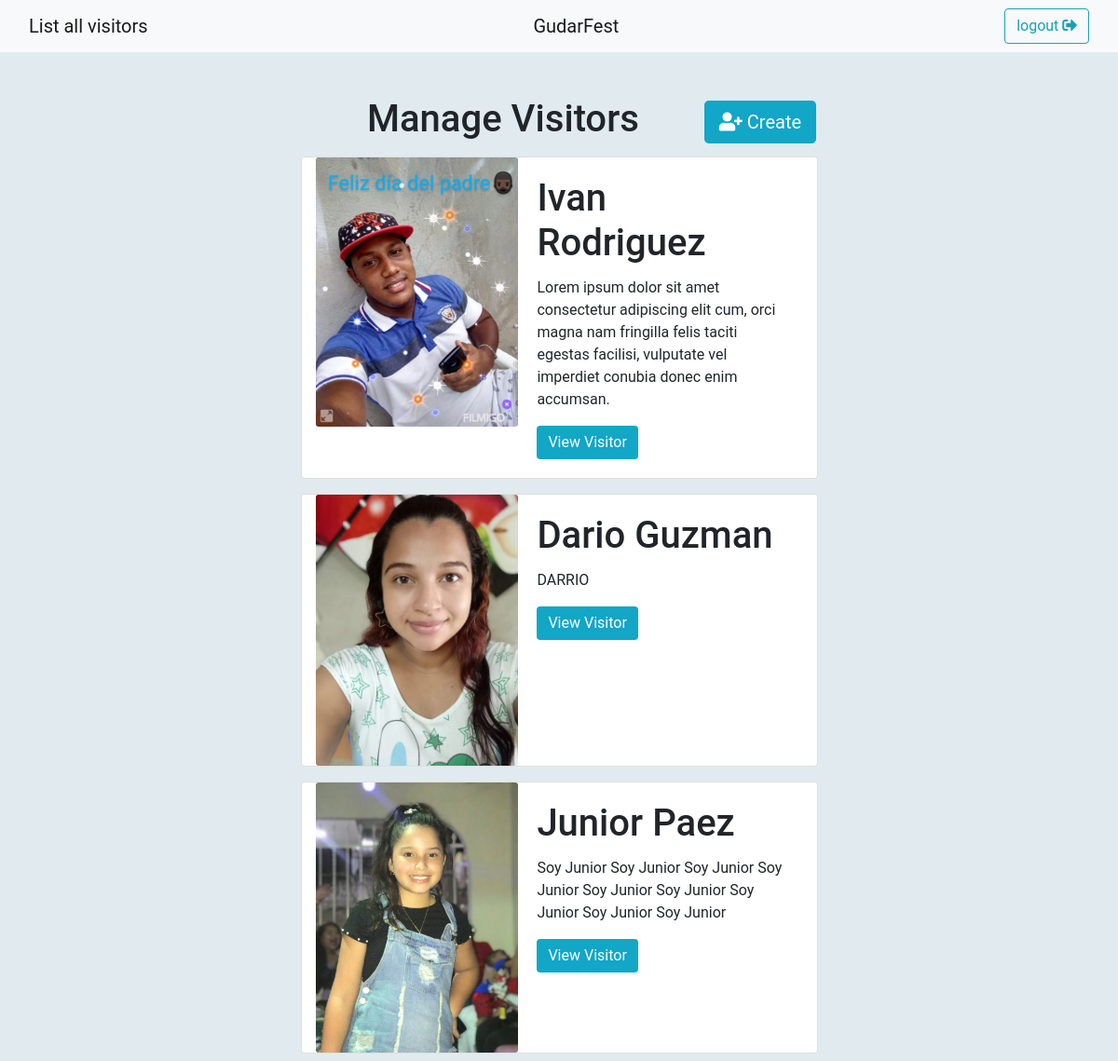
The app's page / (signed in) with its own data.
### crud/models.py (models this page shows, shortened)
class Person(models.Model):
    id = models.AutoField(primary_key= True)
    name = models.CharField(max_length= 100 )
    lastname = models.CharField(max_length= 120)
    email = models.EmailField(max_length= 200)
    description = models.CharField(max_length=300)
    photo = models.ImageField(upload_to='people/pictures')

### crud/views.py (the view)
# urls.py: path('', crud_views.CrudListView.as_view(), name='crud'),
class CrudListView(LoginRequiredMixin, ListView):
    paginate_by = 20
    template_name = 'crud/index.html'
    queryset = Person.objects.all().order_by('-id')
    context_object_name = 'people'

### templates/crud/index.html (shortened to what this page needs)
{% extends "base.html" %}
{% block container %}
    <div class="container">
        <div class="row justify-content-center">
                <h1>Manage Visitors</h1>
            <div id="btn-create" style="float: right;" >
                <a href="{% url 'person_create' %}">
                <button type="submit" id='btn-delete' class="btn btn-primary btn-lg mt-1"><i class="fas fa-user-plus"></i>  Create</button>
            </a></div>
        </div>
        <div class="row">
        {% for person in people %}
            {% include "crud/user-card.html" %}
        {% endfor %}
        </div>
    </div>
{% endblock %}

### templates/base.html (shortened to what this page needs)
<html lang="en">
<head>
    {% load static %}
    <link rel="stylesheet" href="{% static 'css/bootstrap.min.css' %}">
    <link rel="stylesheet" href="https://use.fontawesome.com/releases/v5.1.0/css/all.css" />
    <link rel="stylesheet" href="{% static 'css/main.css' %}" />
</head>
<body>
<div>
    {% include "nav-bar.html" %}
    <div class="container mt-5">
        {% block container %}
        {% endblock%}
    </div>
</div>
</body>
</html>

### templates/nav-bar.html
<nav class="navbar navbar-expand-lg navbar-light bg-light sticky-top">
    <div class="container-fluid justify-content">
      <a class="navbar-brand" href="{% url 'crud' %}">List all visitors</a>
      <a class="navbar-brand" href="{% url 'crud' %}">GudarFest</a>
      <a href="{% url 'logout' %}">
        <form class="form-inline my-2 my-lg-0">
          <button class="btn btn-outline-info my-2 my-sm-0"  type="button">logout   <i class="fas fa-sign-out-alt"></i></button>
        </form>
      </a>
    </div>
  </nav>

### templates/crud/user-card.html
{% load static %}
<div class="container">
    <div class="row justify-content-center">
        <div class="card col-md-6 m-2">
            <div class="row no-gutters">
                <div class="col-sm-5">
                    <img class="card-img" src="{{ person.photo.url }}">
                </div>
                <div class="col-sm-7">
                    <div class="card-body">
                        <h1 class="card-title">{{ person.name }} {{ person.lastname }} </h1>
                        <p class="card-text">{{ person.description }}</p>
                        <a href="{% url "person_detail" person.pk %}" class="btn btn-primary">View Visitor</a>
                    </div>
                </div>
            </div>
        </div>
    </div>
</div>

### static/css/main.css (style rules this page uses)
html, body { background: #E1EBEF; background-size: cover; height: 100%; width: 100%; font-family: 'Roboto', sans-serif; }
.btn-primary { background-color: rgb(18, 166, 199); border: 0ch; color: white; }
#btn-create { position: relative; left: 70px; }

### records on screen
Person: photo (picture), name "Ivan", lastname "Rodriguez", description "Lorem ipsum dolor sit amet consectetur adipiscing elit cum, orci magna nam fringilla felis taciti egestas facilisi, vulputate vel imperdiet conubia donec enim accumsan."
Person: photo (picture), name "Dario", lastname "Guzman", description "DARRIO"
Person: photo (picture), name "Junior", lastname "Paez", description "Soy Junior Soy Junior Soy Junior Soy Junior Soy Junior Soy Junior Soy Junior Soy Junior Soy Junior"
